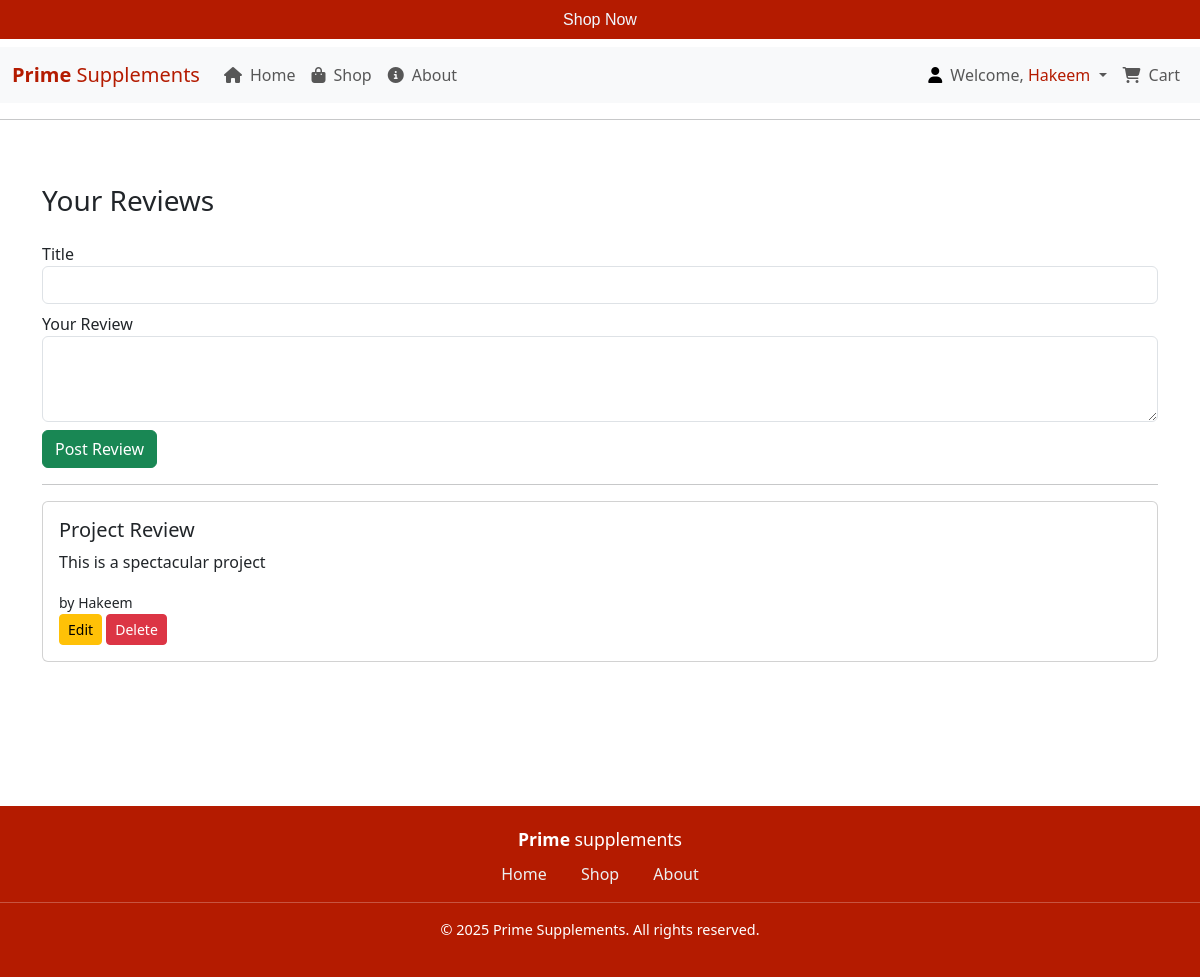
Screenshot of /Reviews (signed in) with the database file from the repository.
### Prime_Supplements/models.py (models this page shows, shortened)
class User(db.Model, UserMixin):
    id = db.Column(db.Integer, primary_key=True)
    username = db.Column(db.String(100), nullable=False)
    email = db.Column(db.String(100), unique=True, nullable=False)
    phone = db.Column(db.String(20), unique=True, nullable=False)
    password = db.Column(db.String(200), nullable=False)

class Review(db.Model):
    id = db.Column(db.Integer, primary_key=True)
    user_id = db.Column(db.Integer, db.ForeignKey('user.id'), nullable=False)
    title = db.Column(db.String(100), nullable=False)
    content = db.Column(db.Text, nullable=False)
    user = db.relationship('User', backref=db.backref('reviews', lazy=True))

### Prime_Supplements/Review/routes.py (the view, shortened to what this page needs)
@Reviews.route('/Reviews', methods=['GET', 'POST'])
@login_required
def reviews():
    form = ReviewForm()
    user_reviews = Review.query.filter_by(user_id=current_user.id).order_by(Review.id.desc()).all()
    return render_template('Review.html', form=form, reviews=user_reviews)

### Prime_Supplements/Review/forms.py
class ReviewForm(FlaskForm):
    title = StringField('Title', validators=[DataRequired(), Length(min=3, max=100)])
    content = TextAreaField('Your Review', validators=[DataRequired(), Length(min=5, max=500)])
    submit = SubmitField('Post Review')

### Prime_Supplements/__init__.py (called while the page is built)
def set_user_loader():
    from Prime_Supplements.models import User
    @login_manager.user_loader
    def load_user(user_id):
        return db.session.get(User, int(user_id))

### Prime_Supplements/templates/Review.html (shortened to what this page needs)
{% extends 'base.html' %}
{% block head %}
<link rel="stylesheet" href="{{ url_for('static', filename='css/Cart.css') }}">
{% endblock %}
{% block content %}
<div class="container my-5">
  <h3 class="mb-4">Your Reviews</h3>
  {% if current_user.is_authenticated %}
  <form method="POST">
    <div class="form-group">
      {{ form.title.label }}
      {{ form.title(class_="form-control") }}
    </div>
    <div class="form-group mt-2">
      {{ form.content.label }}
      {{ form.content(class_="form-control", rows="3") }}
    </div>
    <div class="form-group mt-2">
      {{ form.submit(class_="btn btn-success") }}
    </div>
  </form>
  <hr>
  {% else %}
    <p><a href="{{ url_for('users.login') }}">Login</a> to post a review.</p>
    <hr>
  {% endif %}
  {% for review in reviews %}
  <div class="card mb-3">
      <div class="card-body">
          <h5 class="card-title">{{ review.title|e }}</h5>
          <p class="card-text">{{ review.content|e }}</p>
          <small class="bywho">
            by {{ review.user.username }}
          </small>
          <div class="float-right">
              <a class="btn btn-warning btn-sm" href="{{ url_for('Reviews.edit_review', review_id=review.id) }}">Edit</a>
              <form method="POST" action="{{ url_for('Reviews.delete_review', review_id=review.id) }}" style="display:inline;" onsubmit="return confirm('Delete this review?');">
                <button type="submit" class="btn btn-danger btn-sm">Delete</button>
              </form>
          </div>
      </div>
  </div>
  {% else %}
    <p>No reviews yet—be the first to leave one!</p>
  {% endfor %}
</div>
{% endblock %}

### Prime_Supplements/templates/base.html (shortened to what this page needs)
<!DOCTYPE html>
<html lang="en">
<head>
    {% block head %}{% endblock %}
    <link rel="stylesheet" href="{{ url_for('static', filename='css/bootstrap.min.css') }}">
    <link rel="stylesheet" href="https://cdnjs.cloudflare.com/ajax/libs/font-awesome/6.5.0/css/all.min.css">
    <link href="https://cdn.jsdelivr.net/npm/bootstrap@5.3.2/dist/css/bootstrap.min.css" rel="stylesheet">
</head>
<body class="d-flex flex-column min-vh-100">
    <header>
        <h6 class="head">Shop Now</h6>
    </header>
    <nav class="navbar navbar-expand-lg bg-body-tertiary">
        <div class="container-fluid">
            <a class="navbar-brand" href="{{ url_for('main.Home') }}" style="color: rgb(180, 27, 0);">
                <span class="branding-navbar">Prime</span> Supplements
            </a>
            <div class="collapse navbar-collapse" id="navbarNavDropdown">
                <ul class="navbar-nav me-auto">
                    <li class="nav-item">
                        <a class="nav-link" href="{{ url_for('main.Home') }}">
                            <i class="fas fa-home me-2"></i>Home
                        </a>
                    </li>
                    <li class="nav-item">
                        <a class="nav-link" href="{{ url_for('main.Shop') }}">
                            <i class="fas fa-shopping-bag me-2"></i>Shop
                        </a>
                    </li>
                    <li class="nav-item">
                        <a class="nav-link" href="{{ url_for('main.about') }}">
                            <i class="fas fa-info-circle me-2"></i>About
                        </a>
                    </li>
                </ul>
                <ul class="navbar-nav">
                    {% if current_user.is_authenticated %}
                        <li class="nav-item dropdown">
                            <a class="nav-link dropdown-toggle" href="#" role="button" data-bs-toggle="dropdown" aria-expanded="false">
                                <i class="fas fa-user me-2" style="color:black;"></i>Welcome, <span style="color:rgb(180, 27, 0);">{{ current_user.username }}</span>
                            </a>
                        </li>
                        <li class="nav-item">
                            <a class="nav-link" href="{{ url_for('cart.CartPage') }}">
                                <i class="fas fa-shopping-cart me-2"></i>Cart
                            </a>
                        </li>
                    {% endif %}
                </ul>
            </div>
        </div>
    </nav>
    <hr>
    {% block content %}{% endblock %}
    <footer style="background-color: rgb(180, 27, 0); color: white; padding: 20px 0; text-align: center; margin-bottom: 0px;  margin-top: 80px;">
      <div style="max-width: 1200px; margin: auto;">
          <p style="margin: 0; font-size: 1.1rem; color: white;"><span style="font-weight: bold;">Prime</span> supplements</p>
          <nav style="margin-top: 10px;">
              <a href="{{ url_for('main.Home') }}" style="color: #ecf0f1; margin: 0 15px; text-decoration: none;">Home</a>
              <a href="{{ url_for('main.Shop') }}" style="color: #ecf0f1; margin: 0 15px; text-decoration: none;">Shop</a>
              <a href="{{ url_for('main.about') }}" style="color: #ecf0f1; margin: 0 15px; text-decoration: none;">About</a>
          </nav>
          <hr>
          <p style="margin-top: 10px; font-size: 0.9rem; color:white;">&copy; 2025 Prime Supplements. All rights reserved.</p>
      </div>
    </footer>
</body>
</html>

### Prime_Supplements/static/css/Cart.css (style rules this page uses)
.head { text-align: center; font-family: Arial, Helvetica, sans-serif; background-color: rgb(180, 27, 0); padding: 10px; color: aliceblue; }
.branding-navbar { font-weight: bold; }

### rows the page displays
User: username "Hakeem"
Review: title "Project Review", content "This is a spectacular project", user.username "Hakeem"
